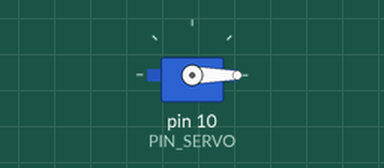
Simulated run of this sketch. Board: Arduino Uno, built with avr-gcc and run on an emulated ATmega328P. Parts: servo.

Above: at 0.1 s.
Timing chart, 0 to 40.0 s (numbered marks = the images above):
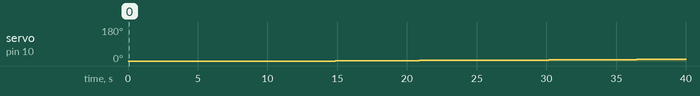

The sketch:

13C02.ino
```cpp
#include <Servo.h>

#define PIN_SERVO 10

#define _DUTY_MIN 500
#define _DUTY_NEU 1500
#define _DUTY_MAX 2500

#define _SERVO_SPEED 0.3

#define INTERVAL 20

Servo myservo;

unsigned long last_sampling_time;

float duty_change_per_interval;
int duty_target;
float duty_curr;

void setup() {
    myservo.attach(PIN_SERVO);

    duty_curr = _DUTY_MIN;
    duty_target = _DUTY_NEU;
    myservo.writeMicroseconds(duty_curr);

    duty_change_per_interval =
    (_DUTY_MAX - _DUTY_MIN) * (_SERVO_SPEED / 180.0) * (INTERVAL / 1000.0);


}

void loop() {
    if (millis() < (last_sampling_time + INTERVAL))
        return;

    if (duty_target > duty_curr) {
        duty_curr += duty_change_per_interval;
        if (duty_curr > duty_target)
            duty_curr = duty_target;
    } else {
    duty_curr -= duty_change_per_interval;
    if (duty_curr < duty_target)
        duty_curr = duty_target;
    }

    myservo.writeMicroseconds((int)(duty_curr + 0.5f));

    last_sampling_time += INTERVAL;
}
```

Measured:
- by itself, servo on pin 10 (PIN_SERVO): moves from 0° to 9° over 24.6 s
